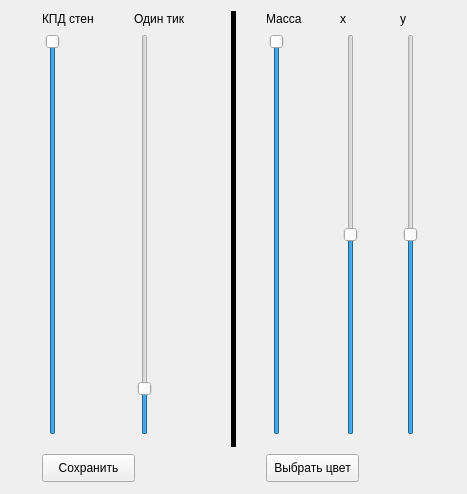
<?xml version="1.0" encoding="UTF-8"?>
<ui version="4.0">
 <class>Form</class>
 <widget class="QWidget" name="Form">
  <property name="geometry">
   <rect>
    <x>0</x>
    <y>0</y>
    <width>467</width>
    <height>494</height>
   </rect>
  </property>
  <property name="windowTitle">
   <string>Form</string>
  </property>
  <widget class="QLabel" name="label_7">
   <property name="geometry">
    <rect>
     <x>42</x>
     <y>11</y>
     <width>54</width>
     <height>16</height>
    </rect>
   </property>
   <property name="text">
    <string>КПД стен</string>
   </property>
  </widget>
  <widget class="QLabel" name="label_6">
   <property name="geometry">
    <rect>
     <x>134</x>
     <y>11</y>
     <width>53</width>
     <height>16</height>
    </rect>
   </property>
   <property name="text">
    <string>Один тик</string>
   </property>
  </widget>
  <widget class="Line" name="line_2">
   <property name="geometry">
    <rect>
     <x>225</x>
     <y>11</y>
     <width>16</width>
     <height>436</height>
    </rect>
   </property>
   <property name="sizePolicy">
    <sizepolicy hsizetype="Fixed" vsizetype="Minimum">
     <horstretch>0</horstretch>
     <verstretch>0</verstretch>
    </sizepolicy>
   </property>
   <property name="sizeIncrement">
    <size>
     <width>0</width>
     <height>0</height>
    </size>
   </property>
   <property name="baseSize">
    <size>
     <width>0</width>
     <height>0</height>
    </size>
   </property>
   <property name="frameShadow">
    <enum>QFrame::Plain</enum>
   </property>
   <property name="lineWidth">
    <number>5</number>
   </property>
   <property name="midLineWidth">
    <number>0</number>
   </property>
   <property name="orientation">
    <enum>Qt::Vertical</enum>
   </property>
  </widget>
  <widget class="QLabel" name="label_9">
   <property name="geometry">
    <rect>
     <x>266</x>
     <y>11</y>
     <width>36</width>
     <height>16</height>
    </rect>
   </property>
   <property name="text">
    <string>Масса</string>
   </property>
  </widget>
  <widget class="QLabel" name="label_8">
   <property name="geometry">
    <rect>
     <x>340</x>
     <y>11</y>
     <width>16</width>
     <height>16</height>
    </rect>
   </property>
   <property name="text">
    <string>х</string>
   </property>
  </widget>
  <widget class="QLabel" name="label_10">
   <property name="geometry">
    <rect>
     <x>400</x>
     <y>11</y>
     <width>16</width>
     <height>16</height>
    </rect>
   </property>
   <property name="text">
    <string>у</string>
   </property>
  </widget>
  <widget class="QSlider" name="mass_slider">
   <property name="geometry">
    <rect>
     <x>266</x>
     <y>34</y>
     <width>22</width>
     <height>401</height>
    </rect>
   </property>
   <property name="maximum">
    <number>999999999</number>
   </property>
   <property name="value">
    <number>999999999</number>
   </property>
   <property name="orientation">
    <enum>Qt::Vertical</enum>
   </property>
  </widget>
  <widget class="QSlider" name="x_slider">
   <property name="geometry">
    <rect>
     <x>340</x>
     <y>34</y>
     <width>22</width>
     <height>401</height>
    </rect>
   </property>
   <property name="minimum">
    <number>-100</number>
   </property>
   <property name="maximum">
    <number>100</number>
   </property>
   <property name="orientation">
    <enum>Qt::Vertical</enum>
   </property>
  </widget>
  <widget class="QSlider" name="y_slider">
   <property name="geometry">
    <rect>
     <x>400</x>
     <y>34</y>
     <width>22</width>
     <height>401</height>
    </rect>
   </property>
   <property name="minimum">
    <number>-100</number>
   </property>
   <property name="maximum">
    <number>100</number>
   </property>
   <property name="orientation">
    <enum>Qt::Vertical</enum>
   </property>
  </widget>
  <widget class="QSlider" name="time_slider">
   <property name="geometry">
    <rect>
     <x>134</x>
     <y>34</y>
     <width>22</width>
     <height>401</height>
    </rect>
   </property>
   <property name="maximum">
    <number>1000</number>
   </property>
   <property name="value">
    <number>100</number>
   </property>
   <property name="orientation">
    <enum>Qt::Vertical</enum>
   </property>
  </widget>
  <widget class="QSlider" name="k_slider">
   <property name="geometry">
    <rect>
     <x>42</x>
     <y>34</y>
     <width>22</width>
     <height>401</height>
    </rect>
   </property>
   <property name="value">
    <number>99</number>
   </property>
   <property name="orientation">
    <enum>Qt::Vertical</enum>
   </property>
  </widget>
  <widget class="QPushButton" name="save_button">
   <property name="geometry">
    <rect>
     <x>42</x>
     <y>454</y>
     <width>93</width>
     <height>28</height>
    </rect>
   </property>
   <property name="text">
    <string>Сохранить</string>
   </property>
  </widget>
  <widget class="QPushButton" name="color_button">
   <property name="geometry">
    <rect>
     <x>266</x>
     <y>454</y>
     <width>93</width>
     <height>28</height>
    </rect>
   </property>
   <property name="text">
    <string>Выбрать цвет</string>
   </property>
  </widget>
 </widget>
 <resources/>
 <connections/>
</ui>
